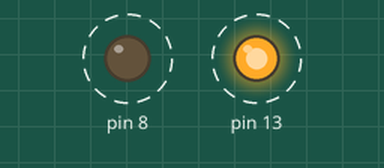
This sketch was run on a simulated Arduino Uno, built with avr-gcc and run on an emulated ATmega328P. Parts: output pins drawn as LEDs (lit = HIGH). Dashed ring = blinking.

Above: at 0.2 s.
Timing chart, 0 to 4.6 s (numbered marks = the images above):
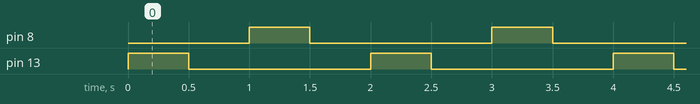

Measured:
- by itself, pin 8, pin 13: alternates HIGH for 0.50 s and LOW for 1.5 s
- by itself, everything shown: repeats every 2.0 s, in 4 steps

The sketch:

codigo.ino
```cpp
// C++ code
//
void setup()
{
  pinMode(13, OUTPUT);
 pinMode(8, OUTPUT);
}

void loop()
{
  digitalWrite(13, HIGH);
  delay(500); // Wait for 10000 millisecond(s)
  digitalWrite(13, LOW);
  delay(500); // Wait for 10000 millisecond(s)

  digitalWrite(8, HIGH);
  delay (500);//Wait for 10000 millisecond(s)
  digitalWrite(8, LOW);
  delay(500); // Wait for 10000 millisecond(s)


}
```
